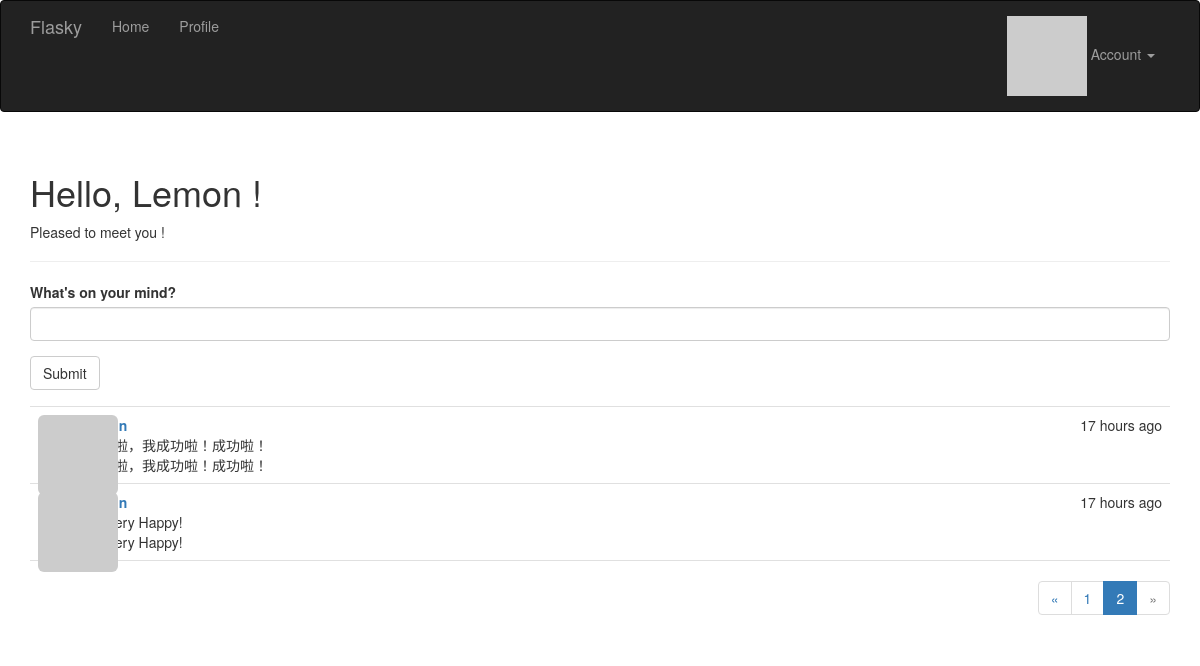
Page /?page=2 (signed in) on the committed database.
### app/models.py (models this page shows, shortened)
class User(UserMixin, db.Model):
	__tablename__ = 'users'
	id = db.Column(db.Integer, primary_key=True)
	email = db.Column(db.String(64), unique=True, index=True)
	username = db.Column(db.String(64), unique=True, index=True)
	role_id = db.Column(db.Integer, db.ForeignKey('roles.id'))
	password_hash = db.Column(db.String(128))
	confirmed = db.Column(db.Boolean, default=False)
	name = db.Column(db.String(64))
	location = db.Column(db.String(64))
	about_me = db.Column(db.Text())
	member_since = db.Column(db.DateTime(), default=datetime.utcnow)
	last_seen = db.Column(db.DateTime(), default=datetime.utcnow)
	avatar_hash = db.Column(db.String(32))
	posts = db.relationship('Post', backref='author', lazy='dynamic')
	@property
	def password(self):
		raise AttributeError('Password id not a readable attribute.')
	def ping(self):
		self.last_seen = datetime.utcnow()
		db.session.add(self)
	def gravatar(self, size=100, default='identicon', rating='g'):
		if request.is_secure:
			url = 'https://secure.gravatar.com/avatar'
		else:
			url = 'http://www.gravatar.com/avatar'
		hash = self.avatar_hash or hashlib.md5(
            self.email.encode('utf-8')).hexdigest()
		return '{url}/{hash}?s={size}&d={default}&r={rating}'.format(
            url=url, hash=hash, size=size, default=default, rating=rating)

class Post(db.Model):
    __tablename__ = 'posts'
    id = db.Column(db.Integer, primary_key=True)
    body = db.Column(db.Text)
    body_html = db.Column(db.Text)
    timestamp = db.Column(db.DateTime, index=True, default=datetime.utcnow)
    author_id = db.Column(db.Integer, db.ForeignKey('users.id'))

### app/main/views.py (the view)
@main.route('/', methods=['GET', 'POST'])
def index():
    form = PostForm()
    if form.validate_on_submit():
        post = Post(body=form.body.data,
                    author=current_user._get_current_object())
        db.session.add(post)
        return redirect(url_for('.index'))
    page = request.args.get('page', 1, type=int)
    pagination = Post.query.order_by(Post.timestamp.desc()).paginate(
        page, per_page=current_app.config['FLASKY_POSTS_PER_PAGE'],
        error_out=False)
    posts = pagination.items
    return render_template('index_basic.html', form=form, posts=posts,
                           pagination=pagination)

### app/main/forms.py
class PostForm(Form):
    body = PageDownField("What's on your mind?", validators=[Required()])
    submit = SubmitField('Submit')

### app/auth/views.py (called while the page is built)
@auth.before_app_request
def before_request():
	if current_user.is_authenticated:
	    current_user.ping()   # Update logged-in user access time
	    if not current_user.confirmed \
	            and request.endpoint[:5] != 'auth.' \
	            and request.endpoint != 'static':   # Filter unconfirmed accounts
	        return redirect(url_for('auth.unconfirmed'))

### app/main/__init__.py (called while the page is built)
@main.app_context_processor
def inject_permissions():
	return dict(Permission=Permission)

### app/models.py (called while the page is built)
@login_manager.user_loader
def load_user(user_id):
	return User.query.get(int(user_id))

### app/templates/index_basic.html (shortened to what this page needs)
{% extends "base_basic.html" %}
{% import "bootstrap/wtf.html" as wtf %}
{% import "_macros.html" as macros %}
{% block page_content %}
<div class="page-header">
	<h1>Hello,
		{% if current_user.is_authenticated %}
		{{ current_user.username | capitalize }}
		{% else %}
		Lemon
		{% endif %}!
	</h1>
	{% if not known %}
	<p>Pleased to meet you !</p>
	{% else %}
	<p>Happy to see you again !</p>
	{% endif %}
</div>
<div>
    {{ wtf.quick_form(form) }}
</div>
{% include '_posts.html' %}
{% if pagination %}
<div class="pagination">
	{{ macros.pagination_widget(pagination, '.index') }}
</div>
{% endif %}
{% endblock %}

### app/templates/_posts.html (shortened to what this page needs)
<ul class="posts">
    {% for post in posts %}
    <li class="post">
        <div class="post-thumbnail">
            <a href="{{ url_for('.user', username=post.author.username) }}">
                <img class="img-rounded profile-thumbnail" src="{{ post.author.gravatar(size=40) }}">
            </a>
        </div>
        <div class="post-content">
            <div class="post-date">{{ moment(post.timestamp).fromNow() }}</div>
            <div class="post-author">
            	<a href="{{ url_for('.user', username=post.author.username) }}">
            	</a>
            </div>
            <div class="post-body">{{ post.body }}</div>
            <div class="post-body">
                {% if post.body_html %}
                    {{ post.body_html | safe }}
                {% else %}
                    {{ post.body }}
                {% endif %}
            </div>
        </div>
    </li>
    {% endfor %}
</ul>

### app/static/styles.css (style rules this page uses)
.profile-thumbnail { position: absolute; }
ul.posts { list-style-type: none; padding: 0px; margin: 16px 0px 0px 0px; border-top: 1px solid #e0e0e0; }
ul.posts li.post { padding: 8px; border-bottom: 1px solid #e0e0e0; }
div.post-date { float: right; }
div.post-author { font-weight: bold; }
div.post-thumbnail { position: absolute; }
div.post-content { margin-left: 48px; min-height: 48px; }
div.pagination { width: 100%; text-align: right; padding: 0px; margin: 0px; }

### rows in the picture
User: username "Lemon"
Post: timestamp "17 hours ago", body "啦啦啦，我成功啦！成功啦！"
Post: timestamp "17 hours ago", body "I'm very Happy!"

### other values in the picture
{{ p }} "1"
{{ p }} "2"
